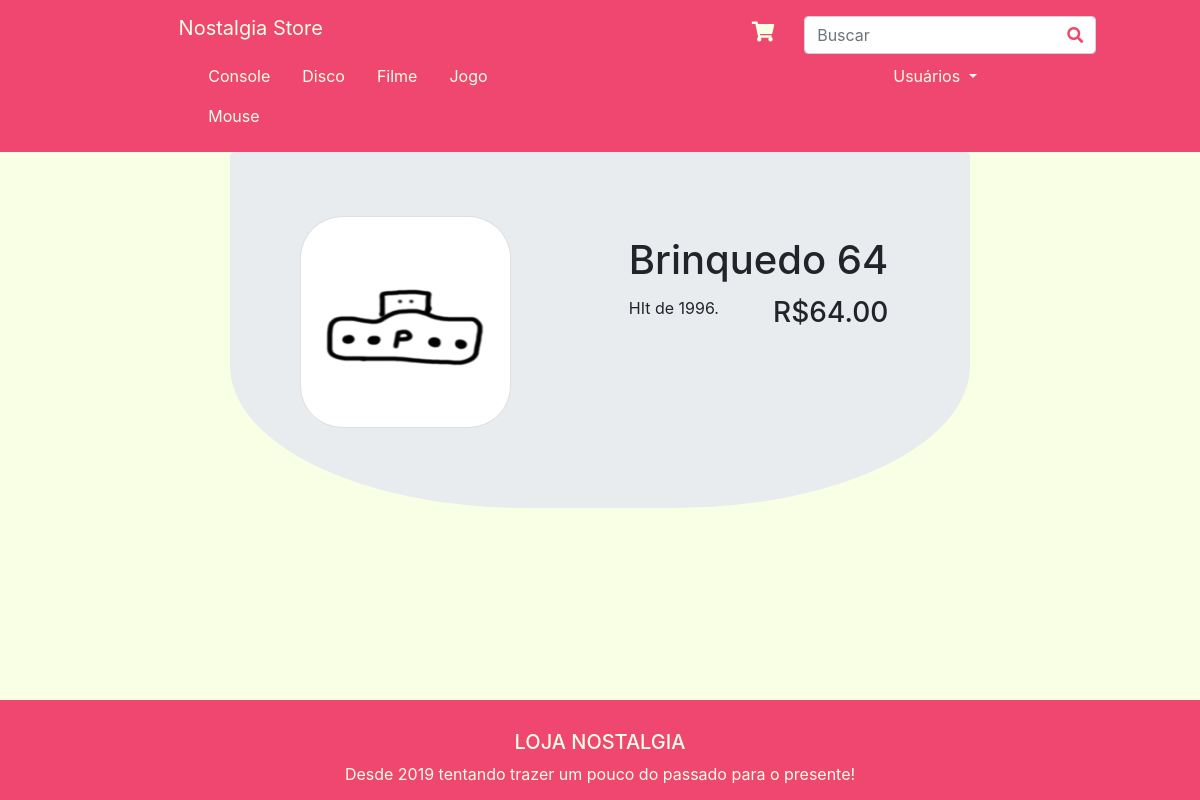
/1/brinquedo-64/ (signed in), run on the app's committed database.
### produto/models.py (models this page shows, shortened)
class Categoria(models.Model):
    nome = models.CharField(max_length=200, db_index=True)
    slug = models.SlugField(max_length=200, db_index=True, unique=True)
    class Meta:
        db_table='categoria'
    def get_absolute_path(self):
        return reverse('produto:lista_categoria', args=[self.slug])

class Produto(models.Model):
    categoria = models.ForeignKey(Categoria, related_name='produtos', on_delete=models.DO_NOTHING)
    nome = models.CharField(max_length=200, db_index=True)
    slug = models.SlugField(max_length=200, db_index=True)
    imagem = models.CharField(max_length=200)
    descricao = models.TextField(blank=True)
    preco = models.DecimalField(max_digits=10, decimal_places=2)
    estoque = models.PositiveIntegerField()
    disponivel = models.BooleanField(default=True)
    user = models.ForeignKey(settings.AUTH_USER_MODEL,
                             related_name='produtos',
                             on_delete=models.DO_NOTHING,
                             null=True)
    class Meta:
        db_table = 'produto'

### produto/views.py (the view)
# urls.py: path('<int:id>/<slug:slug_do_produto>/', views.pagina_produto, name='pagina_produto'),
def pagina_produto(request, id, slug_do_produto):
    categorias = Categoria.objects.all().order_by("nome")
    produto = get_object_or_404(Produto, id=id, disponivel=True)
    return render(request, 'produto/produto.html', {'produto': produto, 'categorias': categorias})

### produto/templates/produto/produto.html (shortened to what this page needs)
{% extends "base.html" %}
{% load static %}
{% block conteudo %}
  <div class="">
    <div class="container-fluid">
      <div class="row justify-content-around" >
        <div class="jumbotron col-8" style="border-bottom-left-radius: 40%; border-bottom-right-radius: 40%;">
            <div class="row justify-content-around" >
                <div class="card mx-2 mb-3" style="border-radius: 20%">
                    <img src="{% static 'produto/img/' %}{{ produto.imagem }}" class="card-img-top" alt="...">
                </div>
                <div clas="card mx-2 mb-3">
                    <div class="card-body">
                        <div>
                        <h1 class="card-title float-left">{{ produto.nome }}
                        </h1>
                      </div>
                      <div><br><br>
                        <h3 style="float: right;">R${{ produto.preco }}</h3>
                        <p class="card-text">{{ produto.descricao }}</p>
                      </div>
                      </div>
                </div>
            </div>
        </div>
      </div>
    </div>
  </div>
{% endblock %}

### templates/base.html (shortened to what this page needs)
{% load static %}
<!DOCTYPE html>
<html lang="en">
<head>
  <link href="{% static 'produto/css/bootstrap.css' %}" rel="stylesheet">
  <link href="{% static 'produto/css/all.css' %}" rel="stylesheet">
  <link href="{% static 'produto/css/jquery-ui.min.css' %}" rel="stylesheet">
  <link href="{% static 'produto/css/custom.css' %}" rel="stylesheet">
</head>
<div id="pagina" style = "padding-bottom: 100px;">
<div id="conteudo">
<body style="background-color: #F8FFE5">
  <div>
    <nav class="navbar fixed-top navbar-expand-sm navbar-dark bg-primary">
      <div class="container-fluid">
        <div class="container-fluid">
          <div class="row justify-content-around">
            <div class="left-align">
              <div class="col-4">
                <a id="title" class="navbar-brand" href="/">Nostalgia Store</a>
              </div>
            </div>
            <div class="col-8">
              <div class="navbar">
                <div class="container-fluid justify-content-end">
                  <div>
                    <a href="/carrinho.html">
                      <h5 id="carrinho" class="fas fa-shopping-cart">
                      </h5>
                    </a>
                  </div>
                  <div>
                    <form class="form-inline my-2 my-lg-0" action="pesquisa" id="formBusca">
                      <input id="busca" name="texto" class="form-control mr-sm-2" type="text" placeholder="Buscar">
                      <button id="search" class="btn fas fa-search" type="submit" form="formBusca">
                      </button>
                    </form>
                  </div>
                </div>
              </div>
            </div>
          </div>
        </div>
      </div>
    </nav>
  </div>
  <nav class="navbar navbar-dark bg-primary" style="margin-top:40px;">
    <div class="container-fluid">
      <div class="container-fluid">
        <div class="row justify-content-around">
          <div class="col-4">
            <div class="navbar row justify-content-start">
              {% for cat in categorias %}
                    <a class="nav-link categoria {% if categoria == cat %}active{% endif %}"
                       href="{{ cat.get_absolute_path }}">{{ cat.nome }}</a>
                {% endfor %}
            </div>
          </div>
          <div>
            <div class="col-8 justify-content-end">
              <div class="navbar">
                <div class="dropdown">
                   <a class="nav-item nav-link dropdown-toggle" data-toggle="dropdown" style="color: #F8FFE5" href="#">
                      Usuários
                   </a>
                </div>
              </div>
            </div>
          </div>
        </div>
      </div>
    </div>
  </nav>
    <div class="container">
        {% block conteudo %}
        {% endblock %}
    </div>
    </div>
  </div>
  <footer class="footer" style="text-align: center;">
      <div class="container footer-contents">
        <h5 style="color: #F8FFE5;">LOJA NOSTALGIA</h5>
        <span style="color: #F8FFE5;">Desde 2019 tentando trazer um pouco do passado para o presente!</span>
      </div>
    </footer>
</body>
</html>

### produto/static/produto/css/all.css (style rules this page uses)
.fa, .fas, .far, .fal, .fab { -moz-osx-font-smoothing: grayscale; -webkit-font-smoothing: antialiased; display: inline-block; font-style: normal; font-variant: normal; text-rendering: auto; line-height: 1; }
.fa-search:before { content: "\f002"; }
.fa-shopping-cart:before { content: "\f07a"; }
.fa, .fas { font-family: 'Font Awesome 5 Free'; font-weight: 900; }

### produto/static/produto/css/custom.css (style rules this page uses)
.footer { display: inline-block; padding-top:30px; height:100px; width: 100%; background-attachment: scroll; background-position: 0% 0%; background-color: #EF476F; position: fixed; bottom: 0pt; left: 0pt; }
.bg-primary { background-color: #EF476F !important; }
.left-align { padding-left: 10% }
#title { color: #F8FFE5; }
.categoria { color: #F8FFE5; }
#carrinho { color: #F8FFE5; margin-right: 30px; }
#busca { padding-right: 30px; }
#search { color: #EF476F; margin-left: -50px; }
.card { max-width: 30%; }

### data on the page
Categoria: nome "Console"
Categoria: nome "Disco"
Categoria: nome "Filme"
Categoria: nome "Jogo"
Categoria: nome "Mouse"
Produto: imagem (picture), nome "Brinquedo 64", preco "64.00", descricao "HIt de 1996."
